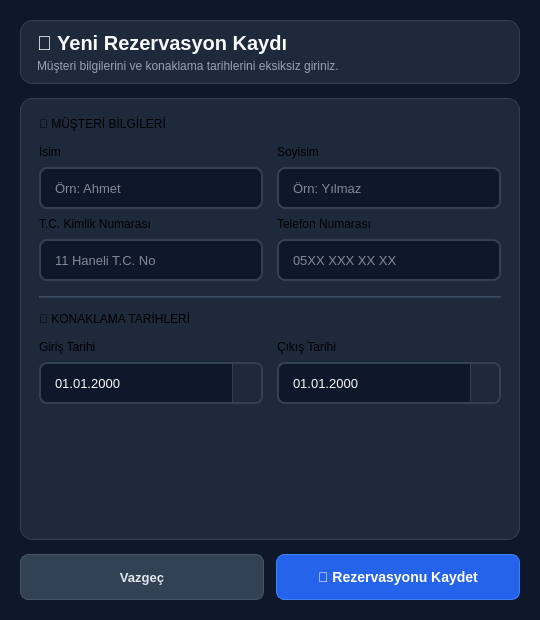
<?xml version="1.0" encoding="UTF-8"?>
<ui version="4.0">
 <class>Dialog</class>
 <widget class="QDialog" name="Dialog">
  <property name="geometry">
   <rect>
    <x>0</x>
    <y>0</y>
    <width>540</width>
    <height>620</height>
   </rect>
  </property>
  <property name="minimumSize">
   <size>
    <width>500</width>
    <height>580</height>
   </size>
  </property>
  <property name="windowTitle">
   <string>Oda Rezervasyon İşlemi</string>
  </property>
  <property name="styleSheet">
   <string notr="true">/* Dialog Ana Arka Planı */
QDialog {
    background-color: #0f172a;
    font-family: 'Segoe UI', -apple-system, BlinkMacSystemFont, Roboto, sans-serif;
}

/* Başlık Çerçevesi */
QFrame#dialog_header {
    background-color: #1e293b;
    border: 1px solid #334155;
    border-radius: 12px;
}

QLabel#lbl_dialog_title {
    color: #f8fafc;
    font-size: 15pt;
    font-weight: 700;
}

QLabel#lbl_dialog_subtitle {
    color: #94a3b8;
    font-size: 9pt;
}

/* Form Kartı */
QFrame#form_card {
    background-color: #1e293b;
    border: 1px solid #334155;
    border-radius: 12px;
}

/* Bölüm Başlıkları */
QLabel.section_title {
    color: #38bdf8;
    font-size: 9pt;
    font-weight: 700;
    text-transform: uppercase;
    letter-spacing: 0.5px;
    background: transparent;
}

/* Alan Etiketleri */
QLabel.field_label {
    color: #cbd5e1;
    font-size: 9.5pt;
    font-weight: 600;
    background: transparent;
}

/* Girdi Kutuları */
QLineEdit, QDateEdit {
    background-color: #0f172a;
    color: #f8fafc;
    border: 1.5px solid #334155;
    border-radius: 8px;
    padding: 8px 12px;
    font-size: 10pt;
    min-height: 22px;
}

QLineEdit:focus, QDateEdit:focus {
    border: 1.5px solid #3b82f6;
    background-color: #0f172a;
}

QLineEdit::placeholder {
    color: #64748b;
}

/* QDateEdit Özelleştirmesi */
QDateEdit::drop-down {
    subcontrol-origin: padding;
    subcontrol-position: top right;
    width: 28px;
    border-left: 1px solid #334155;
    border-top-right-radius: 7px;
    border-bottom-right-radius: 7px;
    background-color: #1e293b;
}

/* Takvim Açılır Penceresi */
QCalendarWidget QWidget {
    background-color: #1e293b;
    color: #f8fafc;
}

QCalendarWidget QToolButton {
    background-color: #0f172a;
    color: #f8fafc;
    border-radius: 4px;
    padding: 4px;
}

QCalendarWidget QMenu {
    background-color: #1e293b;
    color: #f8fafc;
}

/* Ayırıcı Çizgi */
QFrame#line_separator {
    background-color: #334155;
    max-height: 1px;
}

/* Butonlar */
QPushButton#btn_kaydet {
    background-color: #2563eb;
    color: #ffffff;
    border: 1px solid #3b82f6;
    border-radius: 8px;
    font-size: 10.5pt;
    font-weight: 700;
    padding: 10px 20px;
    min-height: 24px;
}

QPushButton#btn_kaydet:hover {
    background-color: #1d4ed8;
    border-color: #60a5fa;
}

QPushButton#btn_kaydet:pressed {
    background-color: #1e40af;
}

QPushButton#btn_iptal {
    background-color: #334155;
    color: #e2e8f0;
    border: 1px solid #475569;
    border-radius: 8px;
    font-size: 10pt;
    font-weight: 600;
    padding: 10px 18px;
    min-height: 24px;
}

QPushButton#btn_iptal:hover {
    background-color: #475569;
    color: #ffffff;
}

QPushButton#btn_iptal:pressed {
    background-color: #1e293b;
}
   </string>
  </property>
  <layout class="QVBoxLayout" name="dialogMainLayout">
   <property name="spacing">
    <number>14</number>
   </property>
   <property name="leftMargin">
    <number>20</number>
   </property>
   <property name="topMargin">
    <number>20</number>
   </property>
   <property name="rightMargin">
    <number>20</number>
   </property>
   <property name="bottomMargin">
    <number>20</number>
   </property>
   <item>
    <widget class="QFrame" name="dialog_header">
     <property name="minimumSize">
      <size>
       <width>0</width>
       <height>64</height>
      </size>
     </property>
     <property name="maximumSize">
      <size>
       <width>16777215</width>
       <height>64</height>
      </size>
     </property>
     <property name="frameShape">
      <enum>QFrame::Shape::StyledPanel</enum>
     </property>
     <layout class="QVBoxLayout" name="headerVLayout">
      <property name="spacing">
       <number>3</number>
      </property>
      <property name="leftMargin">
       <number>16</number>
      </property>
      <property name="topMargin">
       <number>10</number>
      </property>
      <property name="rightMargin">
       <number>16</number>
      </property>
      <property name="bottomMargin">
       <number>10</number>
      </property>
      <item>
       <widget class="QLabel" name="lbl_dialog_title">
        <property name="text">
         <string>🏨 Yeni Rezervasyon Kaydı</string>
        </property>
       </widget>
      </item>
      <item>
       <widget class="QLabel" name="lbl_dialog_subtitle">
        <property name="text">
         <string>Müşteri bilgilerini ve konaklama tarihlerini eksiksiz giriniz.</string>
        </property>
       </widget>
      </item>
     </layout>
    </widget>
   </item>
   <item>
    <widget class="QFrame" name="form_card">
     <property name="frameShape">
      <enum>QFrame::Shape::StyledPanel</enum>
     </property>
     <layout class="QVBoxLayout" name="cardVLayout">
      <property name="spacing">
       <number>14</number>
      </property>
      <property name="leftMargin">
       <number>18</number>
      </property>
      <property name="topMargin">
       <number>18</number>
      </property>
      <property name="rightMargin">
       <number>18</number>
      </property>
      <property name="bottomMargin">
       <number>18</number>
      </property>
      <item>
       <widget class="QLabel" name="lbl_sec_musteri">
        <property name="class" stdset="0">
         <string>section_title</string>
        </property>
        <property name="text">
         <string>👤 MÜŞTERİ BİLGİLERİ</string>
        </property>
       </widget>
      </item>
      <item>
       <layout class="QGridLayout" name="gridMusteri">
        <property name="horizontalSpacing">
         <number>14</number>
        </property>
        <property name="verticalSpacing">
         <number>8</number>
        </property>
        <item row="0" column="0">
         <widget class="QLabel" name="label">
          <property name="class" stdset="0">
           <string>field_label</string>
          </property>
          <property name="text">
           <string>İsim</string>
          </property>
         </widget>
        </item>
        <item row="0" column="1">
         <widget class="QLabel" name="label_2">
          <property name="class" stdset="0">
           <string>field_label</string>
          </property>
          <property name="text">
           <string>Soyisim</string>
          </property>
         </widget>
        </item>
        <item row="1" column="0">
         <widget class="QLineEdit" name="txt_ad">
          <property name="placeholderText">
           <string>Örn: Ahmet</string>
          </property>
          <property name="clearButtonEnabled">
           <bool>true</bool>
          </property>
         </widget>
        </item>
        <item row="1" column="1">
         <widget class="QLineEdit" name="txt_soyad">
          <property name="placeholderText">
           <string>Örn: Yılmaz</string>
          </property>
          <property name="clearButtonEnabled">
           <bool>true</bool>
          </property>
         </widget>
        </item>
        <item row="2" column="0">
         <widget class="QLabel" name="label_3">
          <property name="class" stdset="0">
           <string>field_label</string>
          </property>
          <property name="text">
           <string>T.C. Kimlik Numarası</string>
          </property>
         </widget>
        </item>
        <item row="2" column="1">
         <widget class="QLabel" name="label_4">
          <property name="class" stdset="0">
           <string>field_label</string>
          </property>
          <property name="text">
           <string>Telefon Numarası</string>
          </property>
         </widget>
        </item>
        <item row="3" column="0">
         <widget class="QLineEdit" name="txt_tc">
          <property name="maxLength">
           <number>11</number>
          </property>
          <property name="placeholderText">
           <string>11 Haneli T.C. No</string>
          </property>
          <property name="clearButtonEnabled">
           <bool>true</bool>
          </property>
         </widget>
        </item>
        <item row="3" column="1">
         <widget class="QLineEdit" name="txt_tel">
          <property name="placeholderText">
           <string>05XX XXX XX XX</string>
          </property>
          <property name="clearButtonEnabled">
           <bool>true</bool>
          </property>
         </widget>
        </item>
       </layout>
      </item>
      <item>
       <widget class="QFrame" name="line_separator">
        <property name="frameShape">
         <enum>QFrame::Shape::HLine</enum>
        </property>
        <property name="frameShadow">
         <enum>QFrame::Shadow::Sunken</enum>
        </property>
       </widget>
      </item>
      <item>
       <widget class="QLabel" name="lbl_sec_tarih">
        <property name="class" stdset="0">
         <string>section_title</string>
        </property>
        <property name="text">
         <string>📅 KONAKLAMA TARİHLERİ</string>
        </property>
       </widget>
      </item>
      <item>
       <layout class="QGridLayout" name="gridTarih">
        <property name="horizontalSpacing">
         <number>14</number>
        </property>
        <property name="verticalSpacing">
         <number>8</number>
        </property>
        <item row="0" column="0">
         <widget class="QLabel" name="label_5">
          <property name="class" stdset="0">
           <string>field_label</string>
          </property>
          <property name="text">
           <string>Giriş Tarihi</string>
          </property>
         </widget>
        </item>
        <item row="0" column="1">
         <widget class="QLabel" name="label_6">
          <property name="class" stdset="0">
           <string>field_label</string>
          </property>
          <property name="text">
           <string>Çıkış Tarihi</string>
          </property>
         </widget>
        </item>
        <item row="1" column="0">
         <widget class="QDateEdit" name="date_giris">
          <property name="calendarPopup">
           <bool>true</bool>
          </property>
          <property name="displayFormat">
           <string>dd.MM.yyyy</string>
          </property>
         </widget>
        </item>
        <item row="1" column="1">
         <widget class="QDateEdit" name="date_cikis">
          <property name="calendarPopup">
           <bool>true</bool>
          </property>
          <property name="displayFormat">
           <string>dd.MM.yyyy</string>
          </property>
         </widget>
        </item>
       </layout>
      </item>
      <item>
       <spacer name="formCardSpacer">
        <property name="orientation">
         <enum>Qt::Orientation::Vertical</enum>
        </property>
        <property name="sizeHint" stdset="0">
         <size>
          <width>20</width>
          <height>10</height>
         </size>
        </property>
       </spacer>
      </item>
     </layout>
    </widget>
   </item>
   <item>
    <layout class="QHBoxLayout" name="actionsHLayout">
     <property name="spacing">
      <number>12</number>
     </property>
     <item>
      <widget class="QPushButton" name="btn_iptal">
       <property name="cursor">
        <cursorShape>PointingHandCursor</cursorShape>
       </property>
       <property name="text">
        <string>Vazgeç</string>
       </property>
      </widget>
     </item>
     <item>
      <widget class="QPushButton" name="btn_kaydet">
       <property name="cursor">
        <cursorShape>PointingHandCursor</cursorShape>
       </property>
       <property name="text">
        <string>💾 Rezervasyonu Kaydet</string>
       </property>
      </widget>
     </item>
    </layout>
   </item>
  </layout>
 </widget>
 <resources/>
 <connections/>
</ui>
